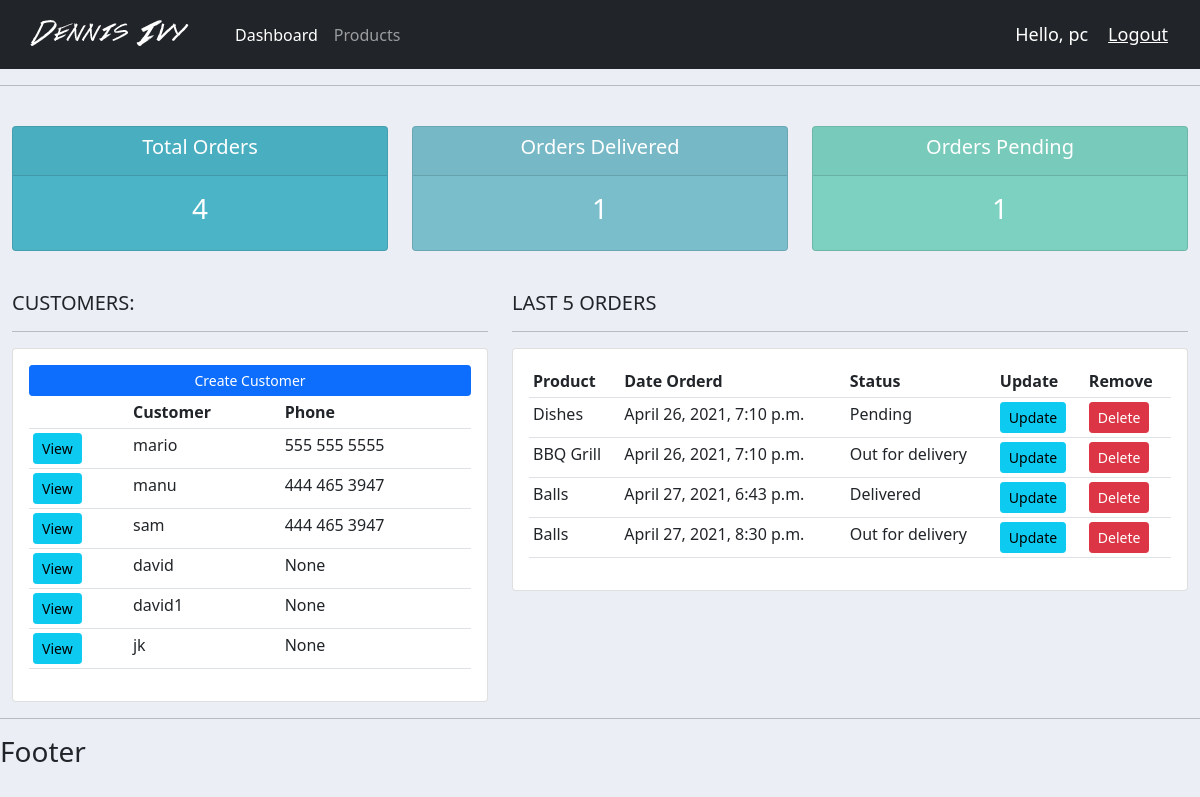
The app's page / (signed in), older data.
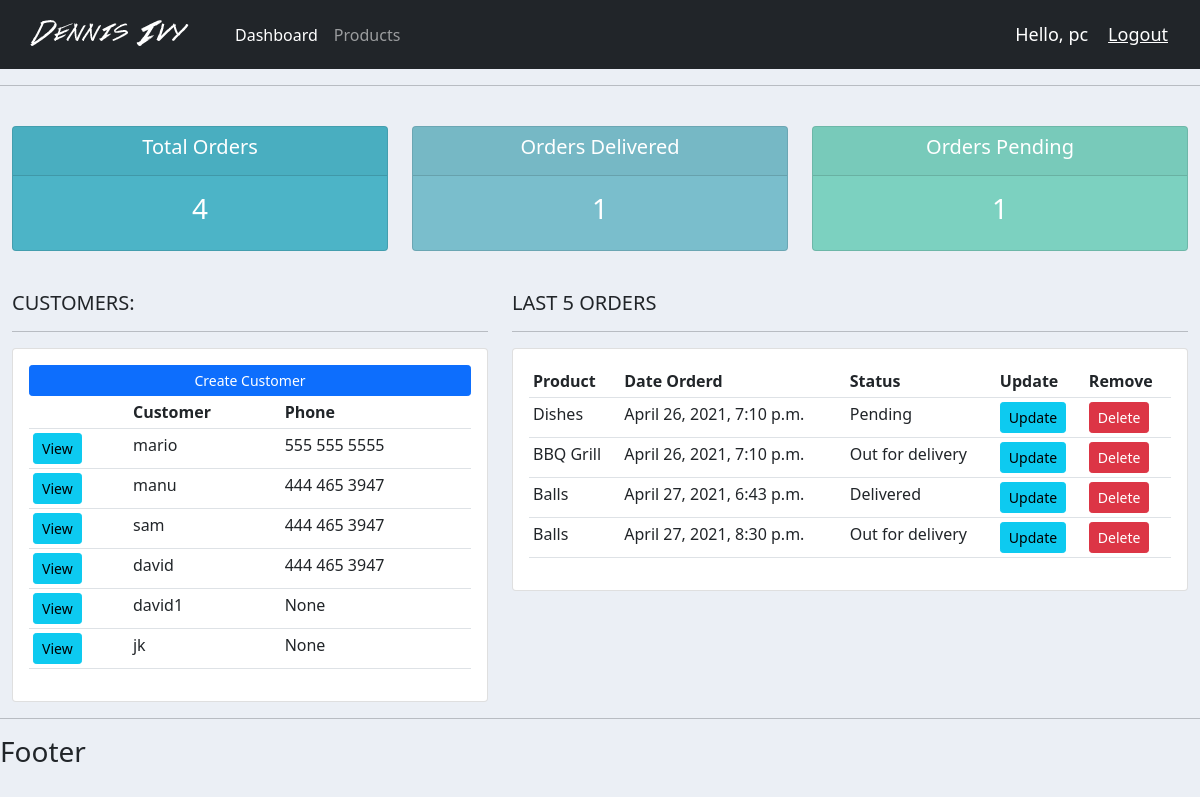
The same page, newer data.
### accounts/models.py (models this page shows, shortened)
class Customer(models.Model):
	user = models.OneToOneField(User, null=True, blank=True, on_delete=models.CASCADE)
	name = models.CharField(max_length=200, null=True)
	phone = models.CharField(max_length=200, null=True)
	email = models.CharField(max_length=200, null=True)
	profile_pic = models.ImageField(default="default.png", null=True, blank=True)
	date_created = models.DateTimeField(auto_now_add=True, null=True)

### accounts/decorators.py (the view)
	def wrapper_function(request, *args, **kwargs):
		group = None
		if request.user.groups.exists():
			group = request.user.groups.all()[0].name
		if group == 'customer':
			return redirect('user-page')
		if group == 'admin':
			return view_func(request, *args, **kwargs)

### accounts/models.py (called while the page is built)
	def __str__(self):
		return self.name

### accounts/views.py (called while the page is built)
@login_required(login_url='login')
@admin_only
def home(request):
    orders = Order.objects.all()
    customers = Customer.objects.all()
    total_customers = customers.count()
    total_orders = orders.count()
    delivered = orders.filter(status='Delivered').count()
    pending = orders.filter(status='Pending').count()
    context = {'orders': orders, 'customers': customers,
               'total_orders': total_orders, 'delivered': delivered,
               'pending': pending}
    return render(request, 'accounts/dashboard.html', context)

### accounts/templates/accounts/dashboard.html
{% extends 'accounts/main.html' %}
{% block content %}
 {% include 'accounts/status.html' %}
 <br>
  <div class="row">
  <div class="col-md-5">
    <h5>CUSTOMERS:</h5>
    <hr>
    <div class="card card-body">
    <a class="btn btn-primary  btn-sm btn-block" href="">Create Customer</a>
    <table class="table table-sm">
      <tr>
        <th></th>
        <th>Customer</th>
        <th>Phone</th>
      </tr>
      {% for customer in customers %}
        <tr>
          <td><a class="btn btn-sm btn-info" href="{% url 'customer' customer.id %}">View</a></td>
          <td>{{ customer.name }}</td>
          <td>{{ customer.phone }}</td>
        </tr>
      {% endfor %}
    </table>
    </div>
  </div>
  <div class="col-md-7">
    <h5>LAST 5 ORDERS</h5>
    <hr>
    <div class="card card-body">
    <table class="table table-sm">
      <tr>
        <th>Product</th>
        <th>Date Orderd</th>
        <th>Status</th>
        <th>Update</th>
        <th>Remove</th>
      </tr>
      {% for order in orders %}
        <tr>
          <td>{{order.product}}</td>
          <td>{{order.date_created}}</td>
          <td>{{order.status}}</td>
          <td><a class="btn btn-sm btn-info" href="{% url 'update_order' order.id %}" >Update</a></td>
          <td><a class="btn btn-sm btn-danger" href="{% url 'delete_order' order.id %}">Delete</a></td>
        </tr>
      {% endfor %}
    </table>
    </div>
  </div>
  </div>
{% endblock %}

Row changes from the older to the newer data that the page shows:
changed Customer "david": phone "None" → "444 465 3947"
